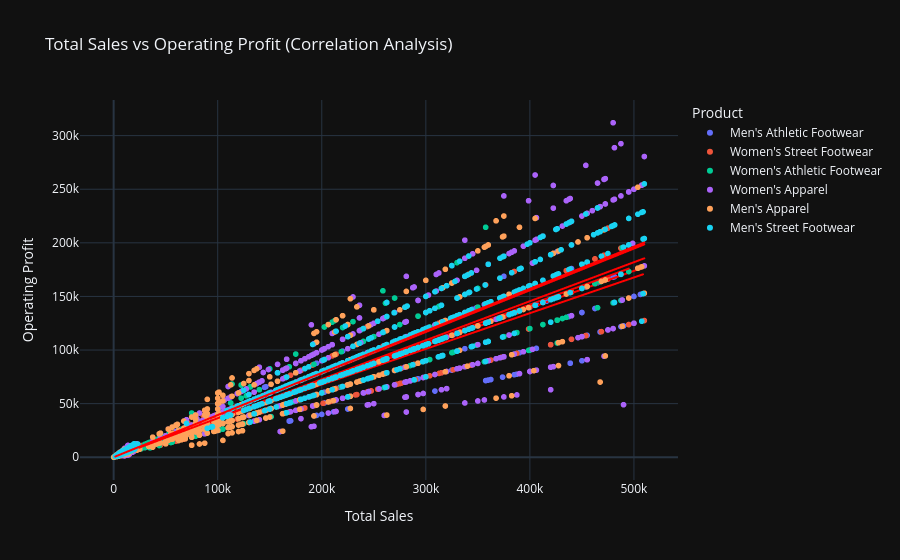

This figure's notebook cell:
### Code cell
fig = px.scatter(df, x="Total Sales", y="Operating Profit", 
                 color="Product",
                 title='Total Sales vs Operating Profit (Correlation Analysis)',
                 trendline="ols", 
                 trendline_color_override="red",
                 template="plotly_dark")

fig.show()

### Figure 1 — Plotly figure (JSON) as saved in the notebook; plotly's stock layout.template omitted (floating-point values rounded to 4 significant figures; data arrays with more than 128 entries replaced by an {"elided": "..."} marker saying what was removed)
{"data": [{"hovertemplate": "Product=Men's Athletic Footwear<br>Total Sales=%{x}<br>Operating Profit=%{y}<extra></extra>", "legendgroup": "Men's Athletic Footwear", "marker": {"color": "#636efa", "symbol": "circle"}, "mode": "markers", "name": "Men's Athletic Footwear", "showlegend": true, "type": "scattergl", "x": {"elided": "1574 float values"}, "xaxis": "x", "y": {"elided": "1574 float values"}, "yaxis": "y"}, {"hovertemplate": "<b>OLS trendline</b><br>Operating Profit = 0.333331 * Total Sales + 1048.46<br>R<sup>2</sup>=0.944908<br><br>Product=Men's Athletic Footwear<br>Total Sales=%{x}<br>Operating Profit=%{y} <b>(trend)</b><extra></extra>", "legendgroup": "Men's Athletic Footwear", "line": {"color": "red"}, "marker": {"color": "#636efa", "symbol": "circle"}, "mode": "lines", "name": "Men's Athletic Footwear", "showlegend": false, "type": "scattergl", "x": {"elided": "1574 float values"}, "xaxis": "x", "y": {"elided": "1574 float values"}, "yaxis": "y"}, {"hovertemplate": "Product=Women's Street Footwear<br>Total Sales=%{x}<br>Operating Profit=%{y}<extra></extra>", "legendgroup": "Women's Street Footwear", "marker": {"color": "#EF553B", "symbol": "circle"}, "mode": "markers", "name": "Women's Street Footwear", "showlegend": true, "type": "scattergl", "x": {"elided": "1593 float values"}, "xaxis": "x", "y": {"elided": "1593 float values"}, "yaxis": "y"}, {"hovertemplate": "<b>OLS trendline</b><br>Operating Profit = 0.346798 * Total Sales + 442.995<br>R<sup>2</sup>=0.948176<br><br>Product=Women's Street Footwear<br>Total Sales=%{x}<br>Operating Profit=%{y} <b>(trend)</b><extra></extra>", "legendgroup": "Women's Street Footwear", "line": {"color": "red"}, "marker": {"color": "#EF553B", "symbol": "circle"}, "mode": "lines", "name": "Women's Street Footwear", "showlegend": false, "type": "scattergl", "x": {"elided": "1593 float values"}, "xaxis": "x", "y": {"elided": "1593 float values"}, "yaxis": "y"}, {"hovertemplate": "Product=Women's Athletic Footwear<br>Total Sales=%{x}<br>Operating Profit=%{y}<extra></extra>", "legendgroup": "Women's Athletic Footwear", "marker": {"color": "#00cc96", "symbol": "circle"}, "mode": "markers", "name": "Women's Athletic Footwear", "showlegend": true, "type": "scattergl", "x": {"elided": "1604 float values"}, "xaxis": "x", "y": {"elided": "1604 float values"}, "yaxis": "y"}, {"hovertemplate": "<b>OLS trendline</b><br>Operating Profit = 0.353864 * Total Sales + 777.279<br>R<sup>2</sup>=0.947130<br><br>Product=Women's Athletic Footwear<br>Total Sales=%{x}<br>Operating Profit=%{y} <b>(trend)</b><extra></extra>", "legendgroup": "Women's Athletic Footwear", "line": {"color": "red"}, "marker": {"color": "#00cc96", "symbol": "circle"}, "mode": "lines", "name": "Women's Athletic Footwear", "showlegend": false, "type": "scattergl", "x": {"elided": "1604 float values"}, "xaxis": "x", "y": {"elided": "1604 float values"}, "yaxis": "y"}, {"hovertemplate": "Product=Women's Apparel<br>Total Sales=%{x}<br>Operating Profit=%{y}<extra></extra>", "legendgroup": "Women's Apparel", "marker": {"color": "#ab63fa", "symbol": "circle"}, "mode": "markers", "name": "Women's Apparel", "showlegend": true, "type": "scattergl", "x": {"elided": "1553 float values"}, "xaxis": "x", "y": {"elided": "1553 float values"}, "yaxis": "y"}, {"hovertemplate": "<b>OLS trendline</b><br>Operating Profit = 0.388921 * Total Sales + 135.198<br>R<sup>2</sup>=0.856271<br><br>Product=Women's Apparel<br>Total Sales=%{x}<br>Operating Profit=%{y} <b>(trend)</b><extra></extra>", "legendgroup": "Women's Apparel", "line": {"color": "red"}, "marker": {"color": "#ab63fa", "symbol": "circle"}, "mode": "lines", "name": "Women's Apparel", "showlegend": false, "type": "scattergl", "x": {"elided": "1553 float values"}, "xaxis": "x", "y": {"elided": "1553 float values"}, "yaxis": "y"}, {"hovertemplate": "Product=Men's Apparel<br>Total Sales=%{x}<br>Operating Profit=%{y}<extra></extra>", "legendgroup": "Men's Apparel", "marker": {"color": "#FFA15A", "symbol": "circle"}, "mode": "markers", "name": "Men's Apparel", "showlegend": true, "type": "scattergl", "x": {"elided": "1588 float values"}, "xaxis": "x", "y": {"elided": "1588 float values"}, "yaxis": "y"}, {"hovertemplate": "<b>OLS trendline</b><br>Operating Profit = 0.363748 * Total Sales + 38.7551<br>R<sup>2</sup>=0.907100<br><br>Product=Men's Apparel<br>Total Sales=%{x}<br>Operating Profit=%{y} <b>(trend)</b><extra></extra>", "legendgroup": "Men's Apparel", "line": {"color": "red"}, "marker": {"color": "#FFA15A", "symbol": "circle"}, "mode": "lines", "name": "Men's Apparel", "showlegend": false, "type": "scattergl", "x": {"elided": "1588 float values"}, "xaxis": "x", "y": {"elided": "1588 float values"}, "yaxis": "y"}, {"hovertemplate": "Product=Men's Street Footwear<br>Total Sales=%{x}<br>Operating Profit=%{y}<extra></extra>", "legendgroup": "Men's Street Footwear", "marker": {"color": "#19d3f3", "symbol": "circle"}, "mode": "markers", "name": "Men's Street Footwear", "showlegend": true, "type": "scattergl", "x": {"elided": "1547 float values"}, "xaxis": "x", "y": {"elided": "1547 float values"}, "yaxis": "y"}, {"hovertemplate": "<b>OLS trendline</b><br>Operating Profit = 0.392709 * Total Sales + 70.3422<br>R<sup>2</sup>=0.966614<br><br>Product=Men's Street Footwear<br>Total Sales=%{x}<br>Operating Profit=%{y} <b>(trend)</b><extra></extra>", "legendgroup": "Men's Street Footwear", "line": {"color": "red"}, "marker": {"color": "#19d3f3", "symbol": "circle"}, "mode": "lines", "name": "Men's Street Footwear", "showlegend": false, "type": "scattergl", "x": {"elided": "1547 float values"}, "xaxis": "x", "y": {"elided": "1547 float values"}, "yaxis": "y"}], "layout": {"legend": {"title": {"text": "Product"}, "tracegroupgap": 0}, "title": {"text": "Total Sales vs Operating Profit (Correlation Analysis)"}, "xaxis": {"anchor": "y", "domain": [0, 1], "title": {"text": "Total Sales"}}, "yaxis": {"anchor": "x", "domain": [0, 1], "title": {"text": "Operating Profit"}}}}
